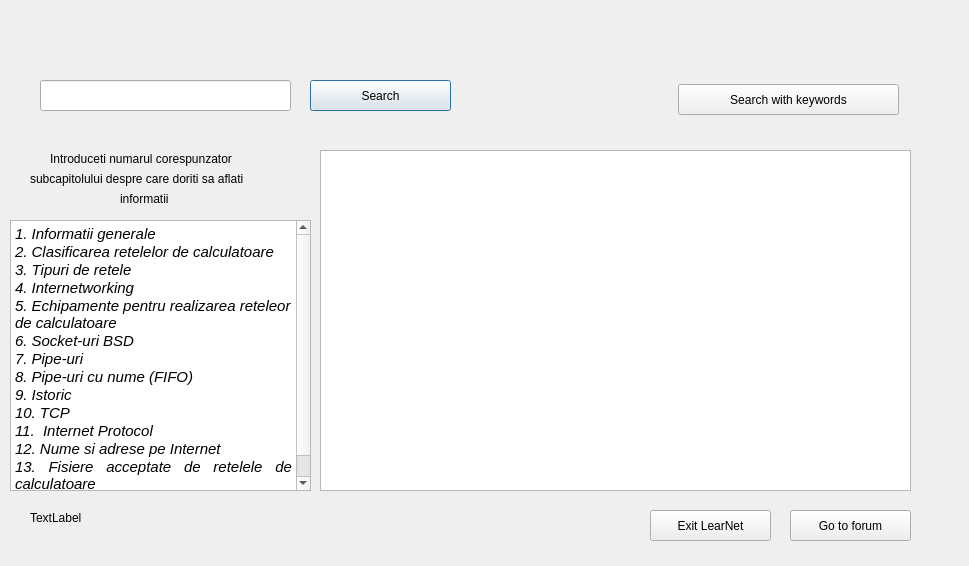
<?xml version="1.0" encoding="UTF-8"?>
<ui version="4.0">
 <class>SearchWindow</class>
 <widget class="QDialog" name="SearchWindow">
  <property name="geometry">
   <rect>
    <x>0</x>
    <y>0</y>
    <width>969</width>
    <height>566</height>
   </rect>
  </property>
  <property name="windowTitle">
   <string>Dialog</string>
  </property>
  <widget class="QPushButton" name="pushButton">
   <property name="geometry">
    <rect>
     <x>310</x>
     <y>80</y>
     <width>141</width>
     <height>31</height>
    </rect>
   </property>
   <property name="text">
    <string>Search</string>
   </property>
  </widget>
  <widget class="QPushButton" name="pushButton_2">
   <property name="geometry">
    <rect>
     <x>790</x>
     <y>510</y>
     <width>121</width>
     <height>31</height>
    </rect>
   </property>
   <property name="text">
    <string>Go to forum</string>
   </property>
  </widget>
  <widget class="QPushButton" name="pushButton_3">
   <property name="geometry">
    <rect>
     <x>650</x>
     <y>510</y>
     <width>121</width>
     <height>31</height>
    </rect>
   </property>
   <property name="text">
    <string>Exit LearNet</string>
   </property>
  </widget>
  <widget class="QTextEdit" name="textEdit">
   <property name="geometry">
    <rect>
     <x>10</x>
     <y>220</y>
     <width>301</width>
     <height>271</height>
    </rect>
   </property>
   <property name="html">
    <string>&lt;!DOCTYPE HTML PUBLIC &quot;-//W3C//DTD HTML 4.0//EN&quot; &quot;http://www.w3.org/TR/REC-html40/strict.dtd&quot;&gt;
&lt;html&gt;&lt;head&gt;&lt;meta name=&quot;qrichtext&quot; content=&quot;1&quot; /&gt;&lt;style type=&quot;text/css&quot;&gt;
p, li { white-space: pre-wrap; }
&lt;/style&gt;&lt;/head&gt;&lt;body style=&quot; font-family:'Ubuntu'; font-size:11pt; font-weight:400; font-style:normal;&quot;&gt;
&lt;p style=&quot; margin-top:0px; margin-bottom:0px; margin-left:0px; margin-right:0px; -qt-block-indent:0; text-indent:0px;&quot;&gt;&lt;span style=&quot; font-style:italic;&quot;&gt;1. Informatii generale&lt;/span&gt;&lt;/p&gt;
&lt;p style=&quot; margin-top:0px; margin-bottom:0px; margin-left:0px; margin-right:0px; -qt-block-indent:0; text-indent:0px;&quot;&gt;&lt;span style=&quot; font-style:italic;&quot;&gt;2. Clasificarea retelelor de calculatoare&lt;/span&gt;&lt;/p&gt;
&lt;p style=&quot; margin-top:0px; margin-bottom:0px; margin-left:0px; margin-right:0px; -qt-block-indent:0; text-indent:0px;&quot;&gt;&lt;span style=&quot; font-style:italic;&quot;&gt;3. Tipuri de retele&lt;/span&gt;&lt;/p&gt;
&lt;p style=&quot; margin-top:0px; margin-bottom:0px; margin-left:0px; margin-right:0px; -qt-block-indent:0; text-indent:0px;&quot;&gt;&lt;span style=&quot; font-style:italic;&quot;&gt;4. Internetworking&lt;/span&gt;&lt;/p&gt;
&lt;p style=&quot; margin-top:0px; margin-bottom:0px; margin-left:0px; margin-right:0px; -qt-block-indent:0; text-indent:0px;&quot;&gt;&lt;span style=&quot; font-style:italic;&quot;&gt;5. Echipamente pentru realizarea reteleor de calculatoare&lt;/span&gt;&lt;/p&gt;
&lt;p style=&quot; margin-top:0px; margin-bottom:0px; margin-left:0px; margin-right:0px; -qt-block-indent:0; text-indent:0px;&quot;&gt;&lt;span style=&quot; font-style:italic;&quot;&gt;6. Socket-uri BSD&lt;/span&gt;&lt;/p&gt;
&lt;p style=&quot; margin-top:0px; margin-bottom:0px; margin-left:0px; margin-right:0px; -qt-block-indent:0; text-indent:0px;&quot;&gt;&lt;span style=&quot; font-style:italic;&quot;&gt;7. Pipe-uri&lt;/span&gt;&lt;/p&gt;
&lt;p style=&quot; margin-top:0px; margin-bottom:0px; margin-left:0px; margin-right:0px; -qt-block-indent:0; text-indent:0px;&quot;&gt;&lt;span style=&quot; font-style:italic;&quot;&gt;8. Pipe-uri cu nume (FIFO)&lt;/span&gt;&lt;/p&gt;
&lt;p style=&quot; margin-top:0px; margin-bottom:0px; margin-left:0px; margin-right:0px; -qt-block-indent:0; text-indent:0px;&quot;&gt;&lt;span style=&quot; font-style:italic;&quot;&gt;9. Istoric&lt;/span&gt;&lt;/p&gt;
&lt;p style=&quot; margin-top:0px; margin-bottom:0px; margin-left:0px; margin-right:0px; -qt-block-indent:0; text-indent:0px;&quot;&gt;&lt;span style=&quot; font-style:italic;&quot;&gt;10. TCP &lt;/span&gt;&lt;/p&gt;
&lt;p align=&quot;justify&quot; style=&quot; margin-top:0px; margin-bottom:0px; margin-left:0px; margin-right:0px; -qt-block-indent:0; text-indent:0px;&quot;&gt;&lt;span style=&quot; font-style:italic;&quot;&gt;11.  Internet Protocol&lt;/span&gt;&lt;/p&gt;
&lt;p align=&quot;justify&quot; style=&quot; margin-top:0px; margin-bottom:0px; margin-left:0px; margin-right:0px; -qt-block-indent:0; text-indent:0px;&quot;&gt;&lt;span style=&quot; font-style:italic;&quot;&gt;12. Nume si adrese pe Internet&lt;/span&gt;&lt;/p&gt;
&lt;p align=&quot;justify&quot; style=&quot; margin-top:0px; margin-bottom:0px; margin-left:0px; margin-right:0px; -qt-block-indent:0; text-indent:0px;&quot;&gt;&lt;span style=&quot; font-style:italic;&quot;&gt;13. Fisiere acceptate de retelele de calculatoare&lt;/span&gt;&lt;/p&gt;
&lt;p style=&quot;-qt-paragraph-type:empty; margin-top:0px; margin-bottom:0px; margin-left:0px; margin-right:0px; -qt-block-indent:0; text-indent:0px; font-style:italic;&quot;&gt;&lt;br /&gt;&lt;/p&gt;&lt;/body&gt;&lt;/html&gt;</string>
   </property>
  </widget>
  <widget class="QTextEdit" name="textEdit_2">
   <property name="geometry">
    <rect>
     <x>320</x>
     <y>150</y>
     <width>591</width>
     <height>341</height>
    </rect>
   </property>
  </widget>
  <widget class="QLabel" name="label">
   <property name="geometry">
    <rect>
     <x>50</x>
     <y>150</y>
     <width>241</width>
     <height>17</height>
    </rect>
   </property>
   <property name="text">
    <string>Introduceti numarul corespunzator </string>
   </property>
  </widget>
  <widget class="QLabel" name="label_2">
   <property name="geometry">
    <rect>
     <x>30</x>
     <y>170</y>
     <width>281</width>
     <height>17</height>
    </rect>
   </property>
   <property name="text">
    <string>subcapitolului despre care doriti sa aflati </string>
   </property>
  </widget>
  <widget class="QLabel" name="label_3">
   <property name="geometry">
    <rect>
     <x>120</x>
     <y>190</y>
     <width>71</width>
     <height>17</height>
    </rect>
   </property>
   <property name="text">
    <string>informatii</string>
   </property>
  </widget>
  <widget class="QLineEdit" name="lineEdit">
   <property name="geometry">
    <rect>
     <x>40</x>
     <y>80</y>
     <width>251</width>
     <height>31</height>
    </rect>
   </property>
  </widget>
  <widget class="QLabel" name="label_4">
   <property name="geometry">
    <rect>
     <x>30</x>
     <y>507</y>
     <width>561</width>
     <height>21</height>
    </rect>
   </property>
   <property name="text">
    <string>TextLabel</string>
   </property>
  </widget>
  <widget class="QPushButton" name="pushButton_4">
   <property name="geometry">
    <rect>
     <x>678</x>
     <y>84</y>
     <width>221</width>
     <height>31</height>
    </rect>
   </property>
   <property name="text">
    <string>Search with keywords</string>
   </property>
  </widget>
 </widget>
 <resources/>
 <connections/>
</ui>
